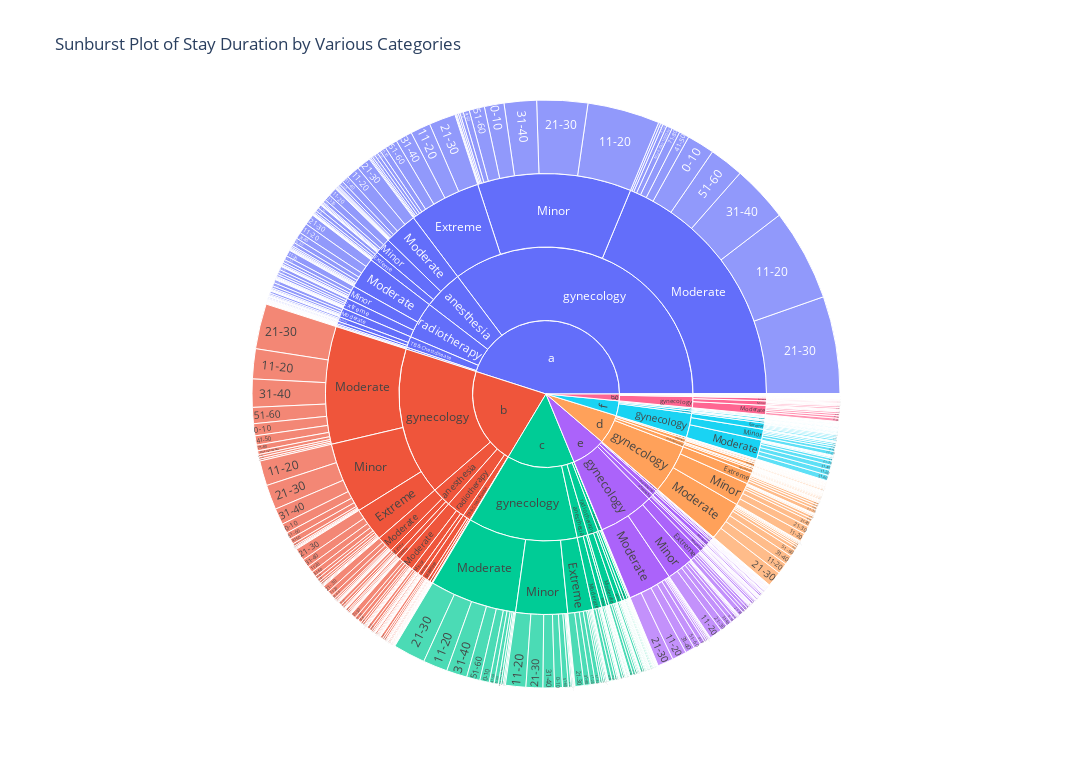

Notebook source saved alongside this figure:
### Code cell
fig = px.sunburst(data, path=['Hospital_type_code', 'Department', 'Severity of Illness', 'Stay'],
                  values='case_id', title='Sunburst Plot of Stay Duration by Various Categories')
fig.update_layout(width = 1336, height= 768)
fig.show()

### Figure 1 — Plotly figure (JSON) as saved in the notebook; plotly's stock layout.template omitted (floating-point values rounded to 4 significant figures; data arrays with more than 128 entries replaced by an {"elided": "..."} marker saying what was removed)
{"data": [{"branchvalues": "total", "domain": {"x": [0, 1], "y": [0, 1]}, "hovertemplate": "labels=%{label}<br>case_id=%{value}<br>parent=%{parent}<br>id=%{id}<extra></extra>", "ids": {"elided": "1170 str values"}, "labels": {"elided": "1170 str values"}, "name": "", "parents": {"elided": "1170 str values"}, "type": "sunburst", "values": {"elided": "1170 int values"}}], "layout": {"height": 768, "legend": {"tracegroupgap": 0}, "title": {"text": "Sunburst Plot of Stay Duration by Various Categories"}, "width": 1336}}
